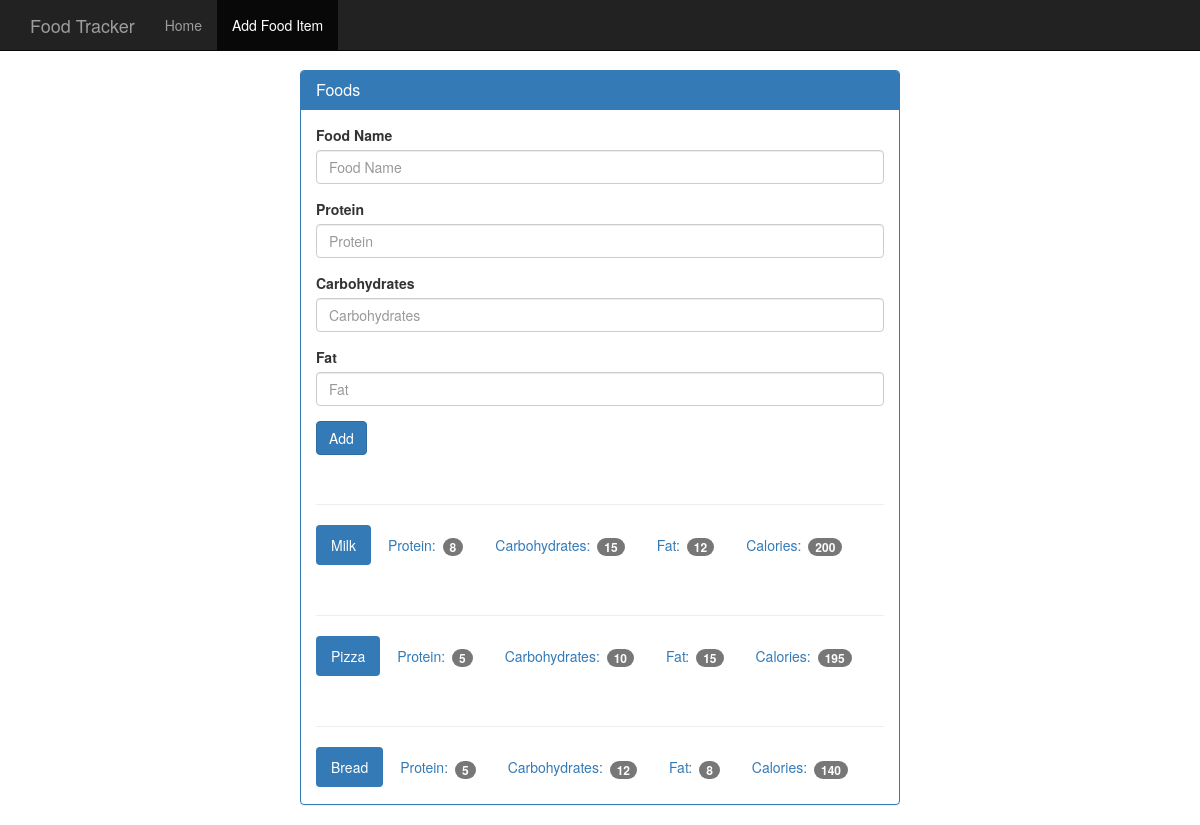
The app's page /food with its own data.
### tables this page shows
CREATE TABLE food (
    id integer  primary key autoincrement,
    name text not null ,
    protein integer not null,
    carbohydrates integer not null,
    fat integer not null,
    calories integer not null
);

### app.py (the view, shortened to what this page needs)
@app.route('/food', methods=['GET', 'POST'])
def food():
    db = get_db()
    cur = db.execute('select name, protein, carbohydrates, fat, calories from food')
    results = cur.fetchall()
    return render_template('add_food.html', results=results)

### app.py (called while the page is built)
def connect_db():
    sql = sqlite3.connect('/Users/kanakraj/PycharmProjects/FoodTracker/food_log.db')
    sql.row_factory = sqlite3.Row
    return sql

def get_db():
    if not hasattr(g, 'sqlite3_db'):
        g.sqlite_db = connect_db()
    return g.sqlite_db

### templates/add_food.html (shortened to what this page needs)
<!DOCTYPE html>
<html lang="en">
  <head>
    <link href="{{ url_for('static', filename='bootstrap.min.css') }}" rel="stylesheet">
    <link href="{{ url_for('static', filename='theme.css') }}" rel="stylesheet">
  </head>
  <body>
    <nav class="navbar navbar-inverse navbar-fixed-top">
      <div class="container">
        <div class="navbar-header">
          <a class="navbar-brand" href="#">Food Tracker</a>
        </div>
        <div id="navbar" class="navbar-collapse collapse">
          <ul class="nav navbar-nav">
            <li><a href={{ url_for('index') }}>Home</a></li>
            <li class="active"><a href={{ url_for('food') }}>Add Food Item</a></li>
          </ul>
        </div>
      </div>
    </nav>
    <div class="container theme-showcase col-sm-6 col-sm-offset-3" role="main">
      <div class="row">
        <div>
          <div class="panel panel-primary">
            <div class="panel-heading">
              <h3 class="panel-title">Foods</h3>
            </div>
            <div class="panel-body">
              <form method="POST" action="{{ url_for('food') }}">
                <div class="form-group">
                  <label for="food-name" name="food-name">Food Name</label>
                  <input type="text" class="form-control" id="food-name" name="food-name" placeholder="Food Name">
                </div>
                <div class="form-group">
                  <label for="protein">Protein</label>
                  <input type="number" class="form-control" id="protein" name="protein" placeholder="Protein">
                </div>
                <div class="form-group">
                  <label for="carbohydrates">Carbohydrates</label>
                  <input type="number" class="form-control" id="carbohydrates" name="carbohydrates" placeholder="Carbohydrates">
                </div>
                <div class="form-group">
                  <label for="fat">Fat</label>
                  <input type="number" class="form-control" id="fat" name="fat" placeholder="Fat">
                </div>
                <button type="submit" class="btn btn-primary">Add</button>
              </form>
                {% for food in results %}
              <div class="page-header"></div>
              <ul class="nav nav-pills" role="tablist">
                <li class="active"><a>{{food.name}}</a></li>
                <li><a>Protein: <span class="badge">{{food.protein}}</span></a></li>
                <li><a>Carbohydrates: <span class="badge">{{food.carbohydrates}}</span></a></li>
                <li><a>Fat: <span class="badge">{{ food.fat }}</span></a></li>
                <li><a>Calories: <span class="badge">{{ food.calories }}</span></a></li>
              </ul>
                {% endfor %}
            </div>
          </div>
        </div>
      </div>
    </div>
  </body>
</html>

### static/theme.css (style rules this page uses)
body { padding-top: 70px; padding-bottom: 30px; }

### records on screen
food: name "Milk", protein "8", carbohydrates "15", fat "12", calories "200"
food: name "Pizza", protein "5", carbohydrates "10", fat "15", calories "195"
food: name "Bread", protein "5", carbohydrates "12", fat "8", calories "140"
